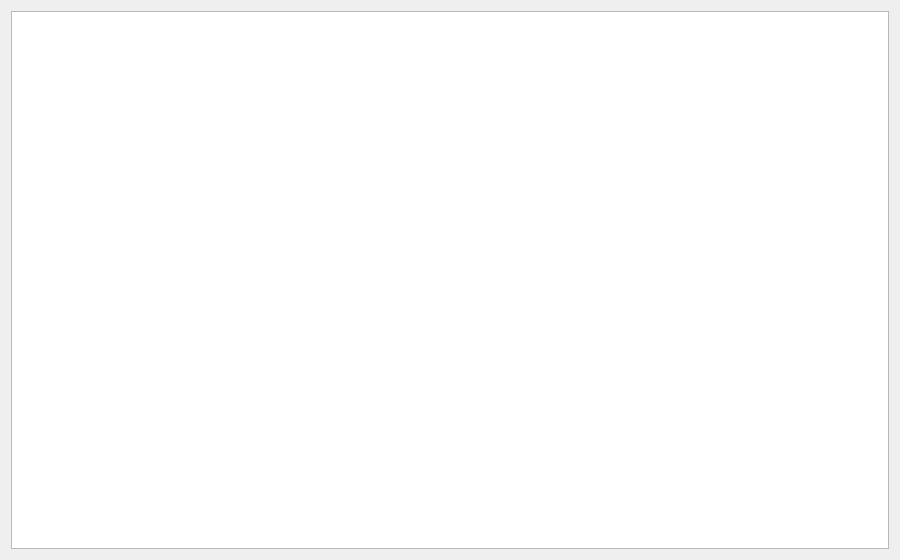
<?xml version="1.0" encoding="UTF-8"?>
<ui version="4.0">
 <class>MatrizGeneralPesos</class>
 <widget class="QDialog" name="MatrizGeneralPesos">
  <property name="geometry">
   <rect>
    <x>0</x>
    <y>0</y>
    <width>900</width>
    <height>560</height>
   </rect>
  </property>
  <property name="sizePolicy">
   <sizepolicy hsizetype="Expanding" vsizetype="Expanding">
    <horstretch>0</horstretch>
    <verstretch>0</verstretch>
   </sizepolicy>
  </property>
  <property name="windowTitle">
   <string>Matriz General de Pesos</string>
  </property>
  <layout class="QVBoxLayout" name="verticalLayout_3">
   <item>
    <widget class="QTableView" name="matrizGeneralPesos">
     <property name="sizePolicy">
      <sizepolicy hsizetype="Expanding" vsizetype="Expanding">
       <horstretch>0</horstretch>
       <verstretch>0</verstretch>
      </sizepolicy>
     </property>
     <property name="maximumSize">
      <size>
       <width>16777215</width>
       <height>16777215</height>
      </size>
     </property>
     <property name="frameShape">
      <enum>QFrame::StyledPanel</enum>
     </property>
     <property name="frameShadow">
      <enum>QFrame::Sunken</enum>
     </property>
     <property name="midLineWidth">
      <number>0</number>
     </property>
     <property name="verticalScrollBarPolicy">
      <enum>Qt::ScrollBarAsNeeded</enum>
     </property>
     <property name="horizontalScrollBarPolicy">
      <enum>Qt::ScrollBarAsNeeded</enum>
     </property>
     <property name="sizeAdjustPolicy">
      <enum>QAbstractScrollArea::AdjustToContentsOnFirstShow</enum>
     </property>
     <property name="autoScrollMargin">
      <number>10</number>
     </property>
     <property name="textElideMode">
      <enum>Qt::ElideMiddle</enum>
     </property>
     <property name="gridStyle">
      <enum>Qt::SolidLine</enum>
     </property>
     <attribute name="horizontalHeaderVisible">
      <bool>false</bool>
     </attribute>
     <attribute name="horizontalHeaderMinimumSectionSize">
      <number>10</number>
     </attribute>
     <attribute name="horizontalHeaderDefaultSectionSize">
      <number>20</number>
     </attribute>
     <attribute name="horizontalHeaderHighlightSections">
      <bool>false</bool>
     </attribute>
     <attribute name="verticalHeaderVisible">
      <bool>false</bool>
     </attribute>
     <attribute name="verticalHeaderMinimumSectionSize">
      <number>10</number>
     </attribute>
     <attribute name="verticalHeaderDefaultSectionSize">
      <number>20</number>
     </attribute>
     <attribute name="verticalHeaderHighlightSections">
      <bool>false</bool>
     </attribute>
    </widget>
   </item>
  </layout>
 </widget>
 <resources/>
 <connections/>
</ui>
